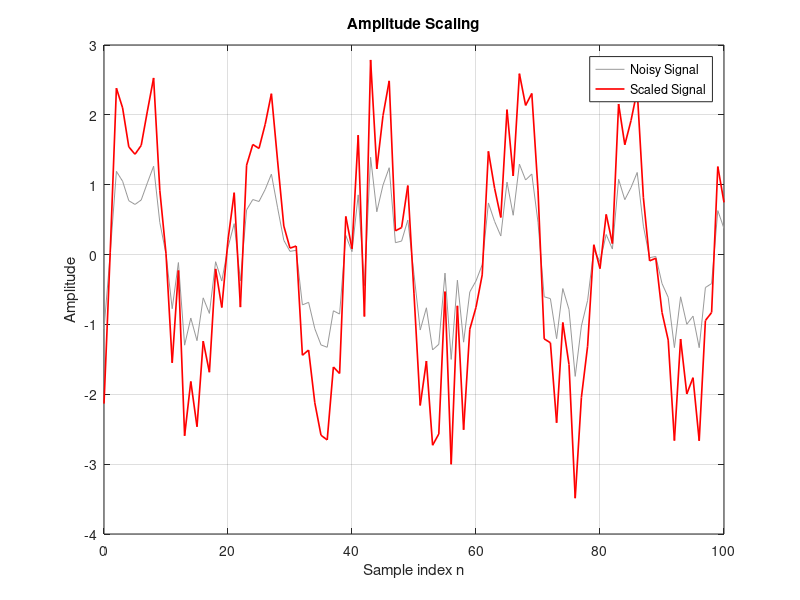
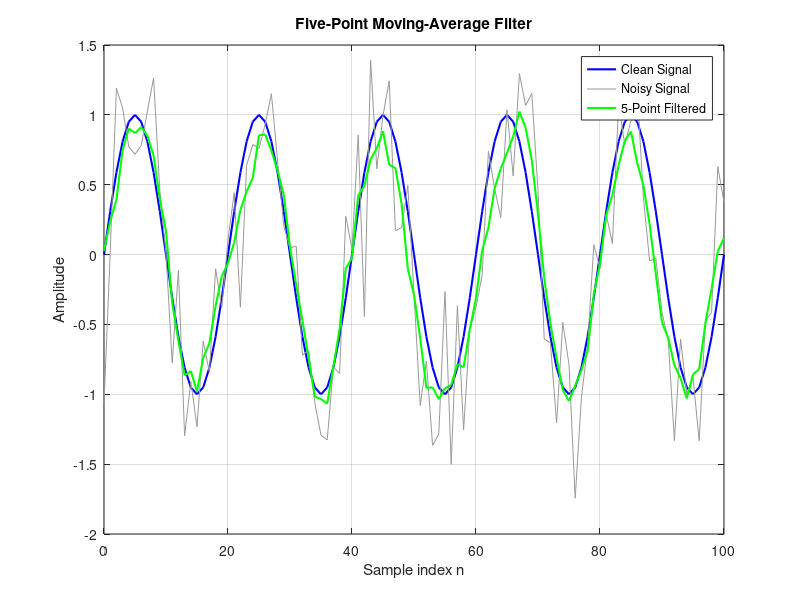
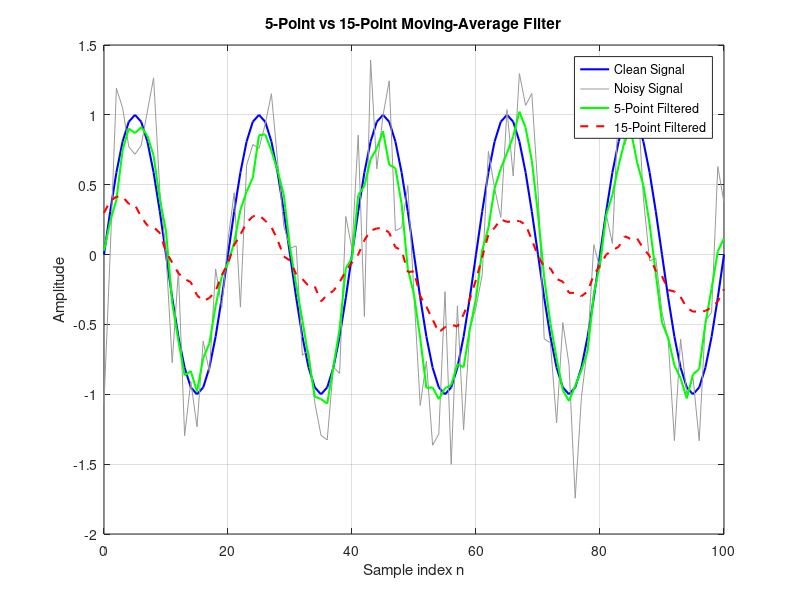
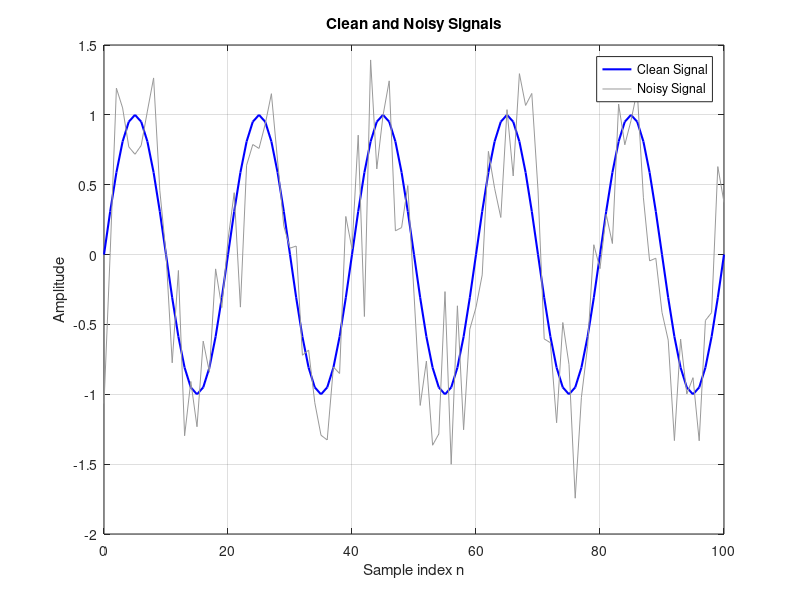

Reproduce these figures in MATLAB, in order.
clear;
close all;
clc;

rng(1);

n = 0:100;
clean = sin(0.1*pi*n);

noise = 0.4*randn(size(n));
measured = clean + noise;

figure;
plot(n,clean,'b','LineWidth',1.5);
hold on;
plot(n,measured,'Color',[0.6 0.6 0.6]);
grid on;
xlabel('Sample index n');
ylabel('Amplitude');
title('Clean and Noisy Signals');
legend('Clean Signal','Noisy Signal');

%% Task 1: Amplitude Scaling
scaled = 2*measured;

figure;
plot(n,measured,'Color',[0.6 0.6 0.6]);
hold on;
plot(n,scaled,'r','LineWidth',1.2);
grid on;
xlabel('Sample index n');
ylabel('Amplitude');
title('Amplitude Scaling');
legend('Noisy Signal','Scaled Signal');
saveas(gcf,'signal_operations.png');

%% Task 2: Signal Delay
delay = 5;
delayed = [zeros(1,delay) measured];

n_measured = 0:length(measured)-1;
n_delayed = 0:length(delayed)-1;

figure;
plot(n_measured,measured,'Color',[0.6 0.6 0.6]);
hold on;
plot(n_delayed,delayed,'m','LineWidth',1.2);
grid on;
xlabel('Sample index n');
ylabel('Amplitude');
title('Signal Delay');
legend('Noisy Signal','Delayed Signal');

%% Task 3: Five-Point Moving-Average Filter
h5 = ones(1,5)/5;
filtered5 = conv(measured,h5,'same');

figure;
plot(n,clean,'b','LineWidth',1.5);
hold on;
plot(n,measured,'Color',[0.6 0.6 0.6]);
plot(n,filtered5,'g','LineWidth',1.5);
grid on;
xlabel('Sample index n');
ylabel('Amplitude');
title('Five-Point Moving-Average Filter');
legend('Clean Signal','Noisy Signal','5-Point Filtered');
saveas(gcf,'noise_filtering.png');

%% Task 4: Compare Two Filter Lengths
h15 = ones(1,15)/15;
filtered15 = conv(measured,h15,'same');

figure;
plot(n,clean,'b','LineWidth',1.5);
hold on;
plot(n,measured,'Color',[0.6 0.6 0.6]);
plot(n,filtered5,'g','LineWidth',1.5);
plot(n,filtered15,'r--','LineWidth',1.5);
grid on;
xlabel('Sample index n');
ylabel('Amplitude');
title('5-Point vs 15-Point Moving-Average Filter');
legend('Clean Signal','Noisy Signal','5-Point Filtered','15-Point Filtered');
saveas(gcf,'filter_comparison.png');
